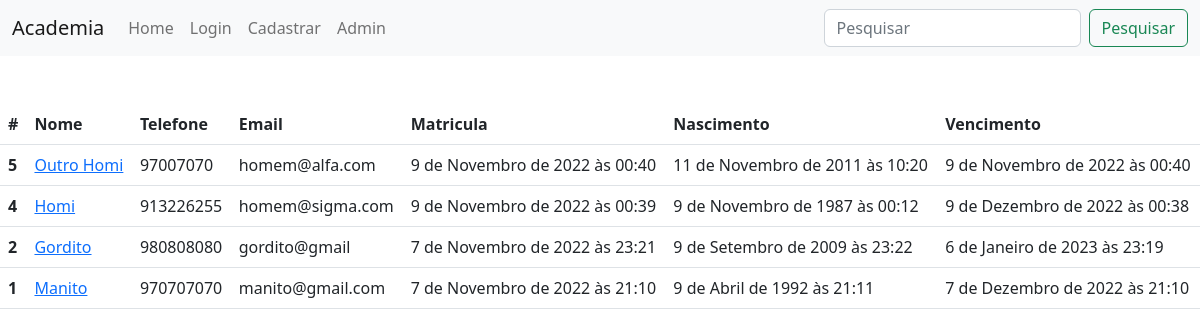
The app's page /, older data.
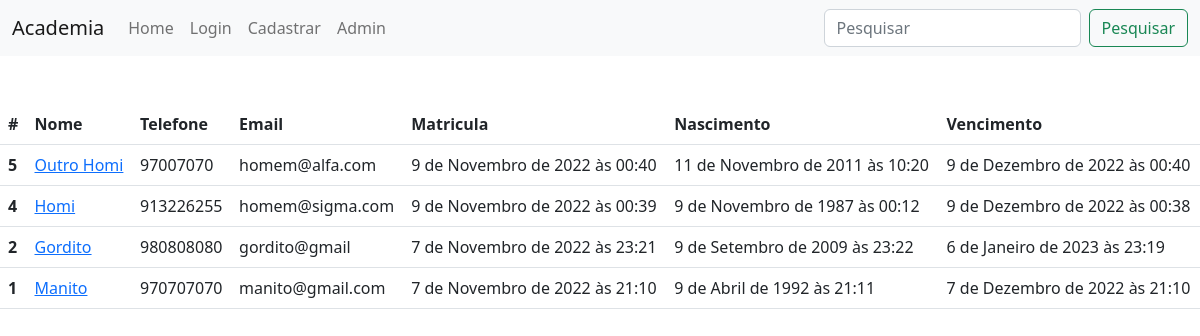
The same page, newer data.
### alunos/models.py (models this page shows, shortened)
class Aluno(models.Model):
    nome = models.CharField(max_length=255)
    telefone = models.CharField(max_length=255)
    email = models.CharField(max_length=255, blank=True)
    data_criacao = models.DateTimeField(default=timezone.now)
    data_nascimento = models.DateTimeField()
    data_vencimento_matricula = models.DateTimeField(
        default=timezone.now() + timedelta(days=30))
    foto = models.ImageField(upload_to='fotos/%Y/%m/', blank=True)

### alunos/views.py (the view)
# urls.py: path('', views.index, name='index'),
def index(request):
    alunos = Aluno.objects.order_by('-data_criacao')
    paginator = Paginator(alunos, 10)
    page = request.GET.get('page')
    alunos = paginator.get_page(page)
    return render(request, 'alunos/index.html', {
        'alunos': alunos,
    })

### alunos/templates/alunos/index.html (shortened to what this page needs)
{% extends 'base.html' %} {% block conteudo %}
<div>
    <table class="table">
        <thead>
            <tr>
                <th scope="col">#</th>
                <th scope="col">Nome</th>
                <th scope="col">Telefone</th>
                <th scope="col">Email</th>
                <th scope="col">Matricula</th>
                <th scope="col">Nascimento</th>
                <th scope="col">Vencimento</th>
            </tr>
        </thead>
        <tbody>
            {% for aluno in alunos %}
            <tr>
                <th scope="row">{{ aluno.id }}</th>
                <td>
                    <a href="{% url 'aluno' aluno.id%}"> {{ aluno.nome }} </a>
                </td>
                <td>{{ aluno.telefone }}</td>
                <td>{{ aluno.email }}</td>
                <td>{{ aluno.data_criacao }}</td>
                <td>{{ aluno.data_nascimento }}</td>
                <td>{{ aluno.data_vencimento_matricula }}</td>
            </tr>
            {% endfor %}
        </tbody>
    </table>
</div>
{% endblock %}

Row changes from the older to the newer data that the page shows:
changed Aluno "Outro Homi": data_vencimento_matricula "9 de Novembro de 2022 às 00:40" → "9 de Dezembro de 2022 às 00:40"
